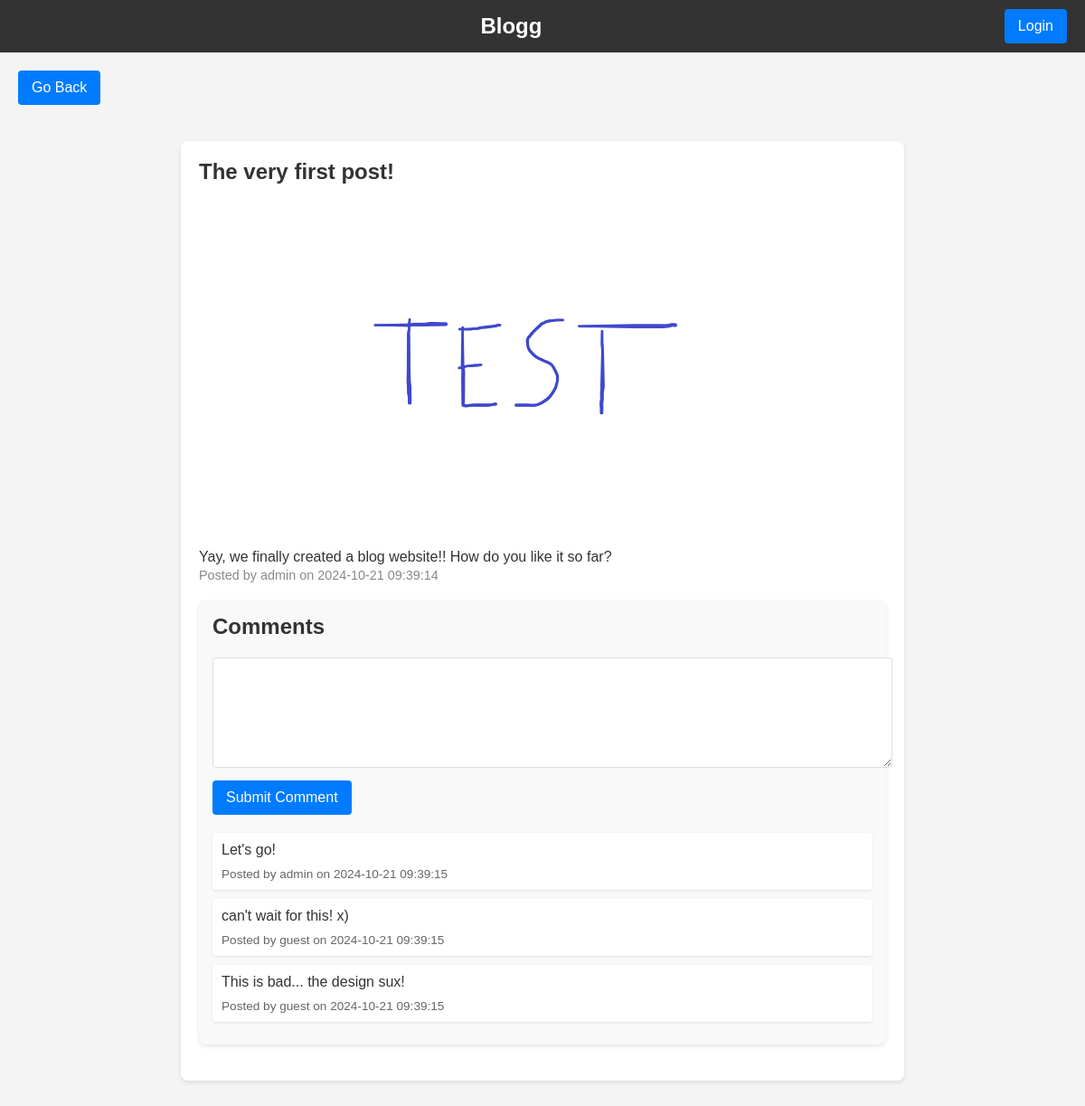
/post/1, run on the app's committed database.
### tables this page shows
CREATE TABLE posts (
    id INTEGER PRIMARY KEY AUTOINCREMENT,
    title TEXT NOT NULL,
    content TEXT NOT NULL,
    image TEXT,
    created TIMESTAMP NOT NULL DEFAULT CURRENT_TIMESTAMP,
    user_id INTEGER,
    FOREIGN KEY(user_id) REFERENCES users(id)
);

CREATE TABLE users (
    id INTEGER PRIMARY KEY AUTOINCREMENT,
    username TEXT NOT NULL,
    password TEXT NOT NULL,
    is_admin BOOLEAN NOT NULL DEFAULT 0,
    created TIMESTAMP NOT NULL DEFAULT CURRENT_TIMESTAMP
);

CREATE TABLE comments (
    id INTEGER PRIMARY KEY AUTOINCREMENT,
    content TEXT NOT NULL,
    created TIMESTAMP NOT NULL DEFAULT CURRENT_TIMESTAMP,
    post_id INTEGER,
    user_id INTEGER,
    FOREIGN KEY(post_id) REFERENCES posts(id),
    FOREIGN KEY(user_id) REFERENCES users(id)
);

### app/app.py (the view)
@app.route('/post/<int:post_id>', methods=['GET', 'POST'])
def post(post_id):
    conn = get_db_connection()
    post = get_post(post_id)
    comments = get_comments(post_id)
    conn.close()
    return render_template('post.html', post=post, comments=comments)

### app/app.py (called while the page is built)
def get_db_connection():
    conn = sqlite3.connect(DATABASE)
    conn.row_factory = sqlite3.Row
    return conn

def get_post(post_id):
    conn = get_db_connection()
    post = conn.execute('''
        SELECT posts.id, posts.title, posts.content, posts.created, posts.image, users.username
        FROM posts
        JOIN users ON posts.user_id = users.id
        WHERE posts.id = ?
    ''', (post_id,)).fetchone()
    conn.close()
    return post

def get_comments(post_id):
    conn = get_db_connection()
    comments = conn.execute('''
        SELECT comments.id, comments.content, comments.created, users.username
        FROM comments
        JOIN users ON comments.user_id = users.id
        WHERE comments.post_id = ?
        ORDER BY comments.created DESC
    ''', (post_id,)).fetchall()
    conn.close()
    return comments

### app/templates/post.html (shortened to what this page needs)
<!DOCTYPE html>
<html lang="en">
<head>
    <link rel="stylesheet" href="{{ url_for('static', filename='styles.css') }}">
</head>
<body>
    <div id="header-bar">
        <nav>
            <div id="logo">
                <a href="{{ url_for('index') }}">Blogg</a>
            </div>
            <div id="login-button-container">
                {% if 'username' in session %}
                    <span class="username-display">{{ session['username'] }}</span>
                    <a href="{{ url_for('logout') }}" class="btn">Logout</a>
                {% else %}
                    <a href="{{ url_for('login') }}" class="btn">Login</a>
                {% endif %}
            </div>
        </nav>
    </div>
    <div class="back-button-container">
        <a href="{{ url_for('index') }}" class="btn">Go Back</a>
    </div>
    <div id="post-container">
        <article class="post">
            <h1 class="post-title">{{ post['title'] }}</h1>
            {% if post['image'] %}
            <div class="post-image">
                <img src="{{ url_for('static', filename='images/' + post['image']) }}" alt="Post Image">
            </div>
            {% endif %}
            <div class="post-content">{{ post['content'] }}</div>
            <div class="post-meta">Posted by {{ post['username'] }} on {{ post['created'] }}</div>
            <div class="comments-section">
                <h2>Comments</h2>
                <form method="post" action="{{ url_for('add_comment', post_id=post['id']) }}">
                    <textarea name="comment_content" required></textarea>
                    <input type="submit" value="Submit Comment" class="btn">
                </form>
                {% for comment in comments %}
                    <div class="comment">
                        <p class="comment-content">{{ comment['content'] }}</p>
                        <div class="comment-meta">
                            Posted by {{ comment['username'] }} on {{ comment['created'] }}
                        </div>
                    </div>
                {% endfor %}
            </div>
        </article>
    </div>
</body>
</html>

### app/static/styles.css (style rules this page uses)
body { font-family: 'Arial', sans-serif; margin: 0; padding: 0; background-color: #f4f4f4; color: #333; }
a { text-decoration: none; color: #007bff; }
#header-bar nav { display: flex; justify-content: space-between; align-items: center; background-color: #333; color: #fff; padding: 10px 20px; text-align: center; }
#header-bar #logo { font-size: 24px; font-weight: bold; flex: 1; }
#header-bar #logo a { color: #fff; text-decoration: none; }
#header-bar #login-button-container { margin-left: auto; }
#post-container { padding: 20px; max-width: 800px; margin: auto; }
.post { background-color: #fff; padding: 20px; border-radius: 8px; box-shadow: 0 2px 5px rgba(0,0,0,0.1); margin-bottom: 20px; }
.post-title { margin-top: 0; }
.post-meta { color: #888; font-size: 0.9em; margin-bottom: 20px; }
.post-content { line-height: 1.6; }
.comments-section { background-color: #f9f9f9; padding: 15px; border-radius: 8px; box-shadow: 0 2px 5px rgba(0,0,0,0.1); margin-bottom: 20px; }
.comments-section h2 { margin-top: 0; margin-bottom: 15px; }
.comment { padding: 10px; margin-bottom: 10px; background-color: #fff; border-radius: 4px; box-shadow: 0 1px 3px rgba(0,0,0,0.1); }
.comment-content { margin: 0; color: #333; }
.comment-meta { margin-top: 10px; font-size: 0.85em; color: #666; }
.comments-section form { margin-top: 20px; margin-bottom: 20px; }
.comments-section textarea { width: 100%; height: 100px; margin-bottom: 10px; border: 1px solid #ddd; border-radius: 4px; padding: 10px; }
.back-button-container { margin: 20px; text-align: left; }
.btn, .btn:link, .btn:visited, .btn:hover, .btn:active { display: inline-block; background-color: #007bff; color: white; padding: 10px 15px; text-align: center; border-radius: 4px; text-decoration: none; font-size: 16px; transition: background-color 0.3s ease; border: none; outline: none; }
.post-image img { max-width: 100%; height: auto; border-radius: 8px; margin-top: 20px; }

### data on the page
posts: title "The very first post!", image (picture), content "Yay, we finally created a blog website!! How do you like it so far?", created "2024-10-21 09:39:14"
users: username "admin"
comments: content "Let's go!", username "admin", created "2024-10-21 09:39:15"
comments: content "can't wait for this! x)", username "guest", created "2024-10-21 09:39:15"
comments: content "This is bad... the design sux!", username "guest", created "2024-10-21 09:39:15"
